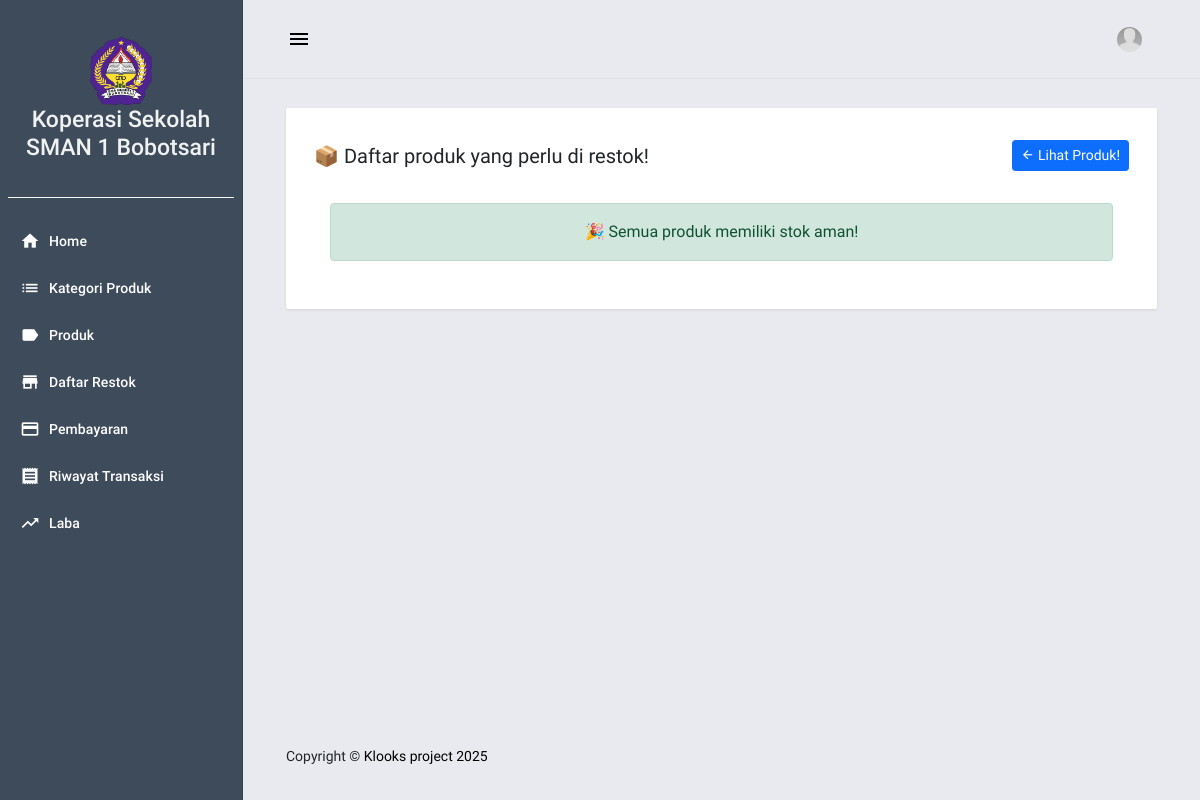
The app's page /restock-list/, older data.
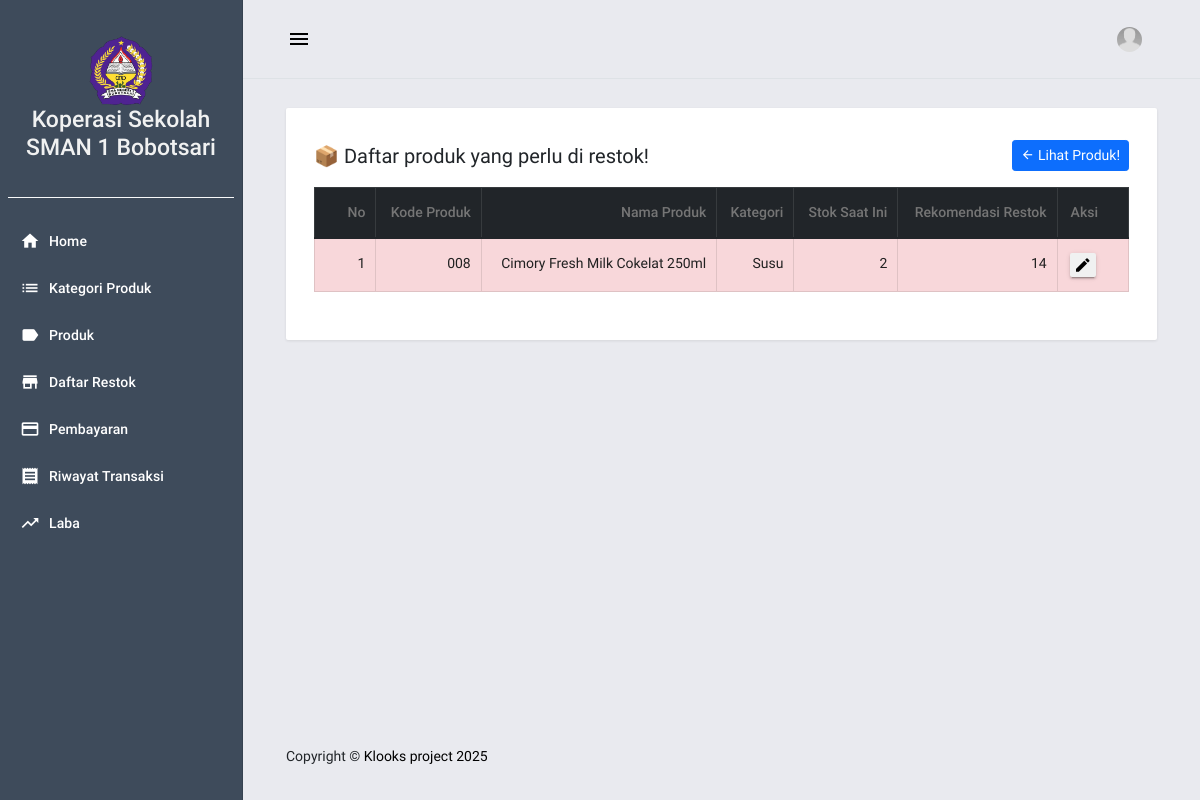
The same page, newer data.
### posApp/models.py (models this page shows, shortened)
class Products(models.Model):
    code = models.CharField(max_length=100)
    category_id = models.ForeignKey(Category, on_delete=models.CASCADE)
    name = models.TextField()
    price = models.FloatField(default=0)
    modal = models.FloatField(default=0)
    status = models.IntegerField(default=1)
    stock = models.BigIntegerField(default=0)
    date_added = models.DateTimeField(default=timezone.now)
    date_updated = models.DateTimeField(auto_now=True)

class Category(models.Model):
    name = models.TextField()
    description = models.TextField()
    date_added = models.DateTimeField(default=timezone.now)
    date_updated = models.DateTimeField(auto_now=True)
    def __str__(self):
        return self.name

### posApp/views.py (the view)
# urls.py: path('restock-list/', views.restock_list, name='restock-list'),
def restock_list(request):
    latest_restock = Restock.objects.filter(
        product_id=OuterRef('pk')
    ).order_by('-restock_date')
    restock_products = Products.objects.filter(stock__lt=5).annotate(
        latest_f_restock=Subquery(latest_restock.values('f_restock')[:1]),
        latest_sale=Subquery(latest_restock.values('sale')[:1]),
        latest_restock_date=Subquery(latest_restock.values('restock_date')[:1])
    ).order_by('stock')
    context = {
        'page_title': 'Daftar produk yang perlu di restok',
        'products': restock_products,
    }
    return render(request, 'posApp/restock_list.html', context)

### posApp/templates/posApp/restock_list.html (shortened to what this page needs)
{% extends "posApp/base.html" %}
{% load humanize %}
{% block pageContent %}
<div class="mdc-layout-grid__cell stretch-card mdc-layout-grid__cell--span-12">
    <div class="mdc-card">
        <div class="d-flex justify-content-between align-items-center mb-3">
            <h4 class="card-title mb-0">📦 {{ page_title }}!</h4>
            <a href="{% url 'product-page' %}" class="btn btn-sm btn-primary">
                <i class="mdi mdi-arrow-left"></i> Lihat Produk!
            </a>
        </div>
        {% if products %}
        <div class="table-responsive">
            <table class="table table-bordered table-hover">
                <thead class="table-dark text-white" >
                    <tr class="text-center">
                        <th>No</th>
                        <th>Kode Produk</th>
                        <th>Nama Produk</th>
                        <th>Kategori</th>
                        <th>Stok Saat Ini</th>
                        <th>Rekomendasi Restok</th>
                        <th>Aksi</th>
                    </tr>
                </thead>
                <tbody>
                    {% for product in products %}
                    <tr class="text-center {% if product.stock < 3 %}table-danger{% elif product.stock < 5 %}table-warning{% endif %}">
                        <td>{{ forloop.counter }}</td>
                        <td>{{ product.code }}</td>
                        <td>{{ product.name }}</td>
                        <td>{{ product.category_id }}</td>
                        <td>{{ product.stock }}</td>
                        <td>
                            {% if product.latest_f_restock %}
                                {{ product.latest_f_restock|intcomma }}
                            {% else %}
                                <span class="text-muted">Belum ada data</span>
                            {% endif %}
                        </td>
                        <td class="text-center">
                            <button class="mdc-button mdc-button--raised p-1 icon-button filled-button--light mdc-ripple-upgraded edit-data" type="button" data-id="{{ product.pk }}" title="Edit Restok">
                                <i class="material-icons mdc-button__icon">edit</i>
                            </button>
                        </td>
                    </tr>
                    {% endfor %}
                </tbody>
            </table>
        </div>
        {% else %}
        <div class="alert alert-success text-center m-3">
            🎉 Semua produk memiliki stok aman!
        </div>
        {% endif %}
    </div>
</div>
{% endblock pageContent %}

Row changes from the older to the newer data that the page shows:
now on this page (row edited): Products: code "008", name "Cimory Fresh Milk Cokelat 250ml", category_id "Susu", stock "2", latest_f_restock "14"
Text that changed along with them:
text no longer shown: "🎉 Semua produk memiliki stok aman!"
text now shown: "No Kode Produk Nama Produk Kategori Stok Saat Ini Rekomendasi Restok Aksi"
